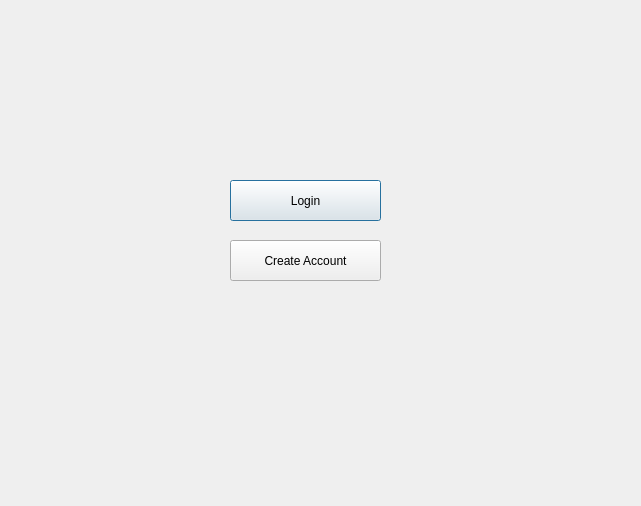
<?xml version="1.0" encoding="UTF-8"?>
<ui version="4.0">
 <class>Dialog</class>
 <widget class="QDialog" name="Dialog">
  <property name="geometry">
   <rect>
    <x>0</x>
    <y>0</y>
    <width>641</width>
    <height>506</height>
   </rect>
  </property>
  <property name="windowTitle">
   <string>Dialog</string>
  </property>
  <widget class="QWidget" name="widget" native="true">
   <property name="geometry">
    <rect>
     <x>0</x>
     <y>0</y>
     <width>641</width>
     <height>511</height>
    </rect>
   </property>
   <widget class="QPushButton" name="LoginButton">
    <property name="geometry">
     <rect>
      <x>230</x>
      <y>180</y>
      <width>151</width>
      <height>41</height>
     </rect>
    </property>
    <property name="text">
     <string>Login</string>
    </property>
   </widget>
   <widget class="QPushButton" name="CreateAccButton">
    <property name="geometry">
     <rect>
      <x>230</x>
      <y>240</y>
      <width>151</width>
      <height>41</height>
     </rect>
    </property>
    <property name="text">
     <string>Create Account</string>
    </property>
   </widget>
  </widget>
 </widget>
 <resources/>
 <connections/>
</ui>
